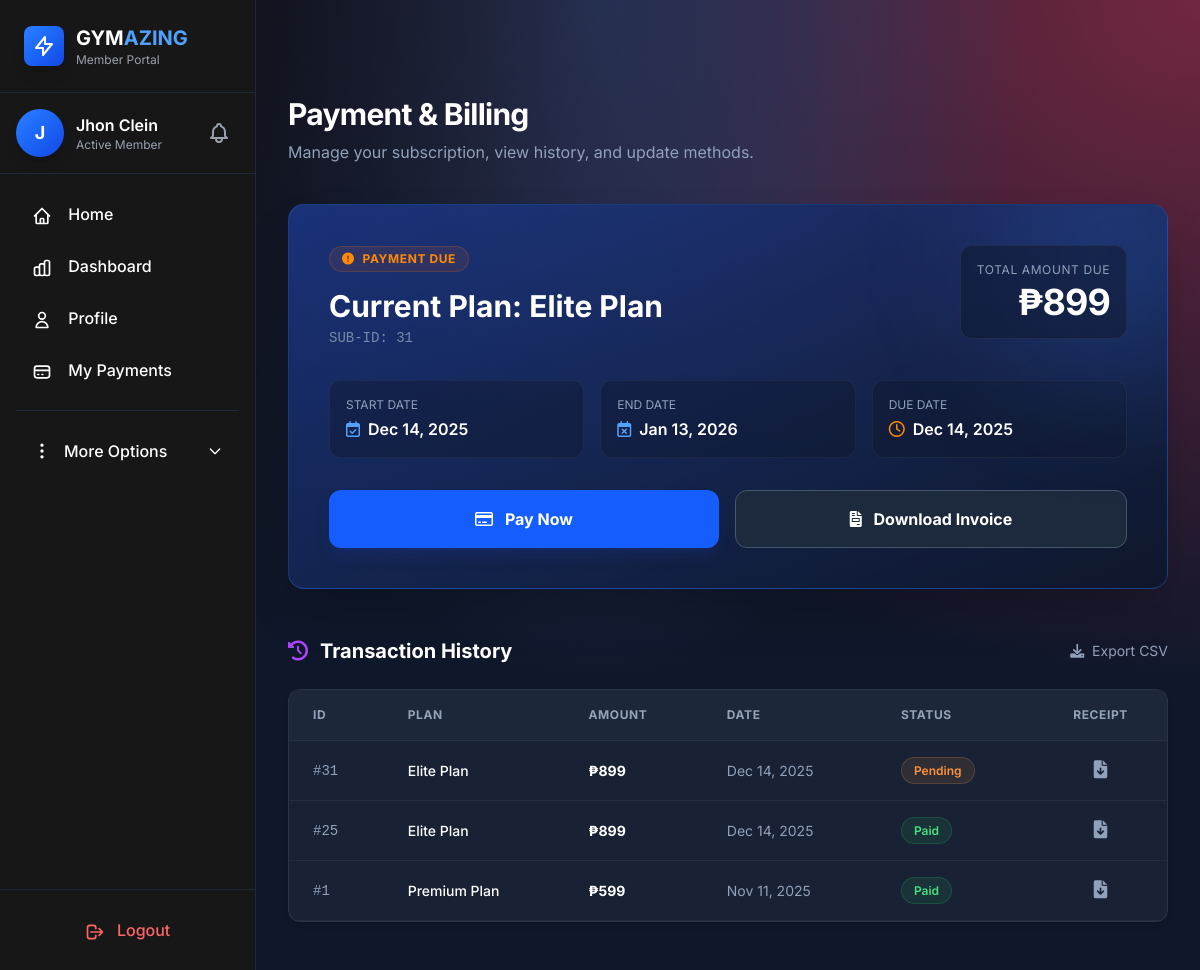
The page /index.php?controller=Payment&action=planPayment (signed in) on the database its author committed.
### tables this page shows
CREATE TABLE `members` (
  `user_id` int(11) NOT NULL,
  `first_name` varchar(50) NOT NULL,
  `last_name` varchar(50) NOT NULL,
  `middle_name` varchar(50) DEFAULT NULL,
  `date_of_birth` date NOT NULL,
  `gender` enum('male','female','Others') NOT NULL,
  `email` varchar(50) NOT NULL,
  `profile_picture` varchar(255) DEFAULT NULL,
  `valid_id_picture` varchar(255) DEFAULT NULL,
  `phone_no` varchar(55) NOT NULL,
  `password` varchar(15) NOT NULL,
  `role` enum('admin','member','trainer') DEFAULT 'member',
  `created_at` date DEFAULT NULL,
  `status` enum('active','inactive','pending_approval','rejected') NOT NULL DEFAULT 'pending_approval'
);

CREATE TABLE `membership_plans` (
  `plan_id` int(11) NOT NULL,
  `plan_name` varchar(50) NOT NULL,
  `description` varchar(255) NOT NULL,
  `duration_months` int(11) NOT NULL,
  `price` decimal(8,2) NOT NULL,
  `status` enum('active','inactive','removed','') NOT NULL
);

CREATE TABLE `subscriptions` (
  `subscription_id` int(11) NOT NULL,
  `user_id` int(11) NOT NULL,
  `plan_id` int(11) NOT NULL,
  `start_date` date NOT NULL,
  `end_date` date NOT NULL,
  `status` enum('active','expired','cancelled') NOT NULL DEFAULT 'active',
  `freeze_start_date` date DEFAULT NULL,
  `freeze_end_date` date DEFAULT NULL,
  `freeze_reason` text DEFAULT NULL,
  `is_frozen` tinyint(1) DEFAULT 0
);

CREATE TABLE `payments` (
  `payment_id` int(11) NOT NULL,
  `subscription_id` int(11) DEFAULT NULL,
  `amount` decimal(8,2) NOT NULL,
  `payment_date` date NOT NULL,
  `status` enum('paid','pending','failed','refunded') NOT NULL DEFAULT 'pending'
);

### views/payments.php (the view, shortened to what the rows shown need)
<!DOCTYPE html>
<html lang="en">
<head>
    <script src="../public/assets/js/tailwindcss/tailwindcss.js"></script>
    <link rel="stylesheet" href="https://cdnjs.cloudflare.com/ajax/libs/font-awesome/6.0.0/css/all.min.css">
</head>
<body class="gradient-bg min-h-screen">
    <?php include_once '../views/layouts/navbar.php'?>
    <main class="main-content min-h-screen pt-24 pb-12 md:ml-64 transition-all duration-300">
        <div class="container mx-auto px-4 sm:px-6 lg:px-8">
            <div class="mb-10 fadeIn">
                <h1 class="text-3xl font-bold text-white mb-2 tracking-tight">Payment & Billing</h1>
                <p class="text-slate-400">Manage your subscription, view history, and update methods.</p>
            </div>
            <section id="current_payment" class="mb-12 fadeIn" style="animation-delay: 0.1s;">
                <?php
                    $currentPlan = array_filter($paymentDetails, function($value) {
                        return $value['status'] == 'pending';
                    });
                    $currentPlan = reset($currentPlan);
                ?>
                <?php if ($currentPlan): ?>
                    <div class="relative overflow-hidden rounded-2xl p-8 lg:p-10 border border-blue-500/30 shadow-2xl bg-gradient-to-br from-blue-900/80 to-slate-900">
                        <div class="relative z-10 flex flex-col lg:flex-row items-start justify-between gap-8 mb-8">
                            <div>
                                <span class="inline-flex items-center px-3 py-1 rounded-full text-xs font-bold uppercase tracking-wider bg-orange-500/10 text-orange-400 border border-orange-500/20 pulse-animation mb-4">
                                    <i class="fa-solid fa-circle-exclamation mr-2"></i> Payment Due
                                </span>
                                <h2 class="text-3xl font-bold text-white mb-1">Current Plan: <?= $currentPlan['plan_name'] ?></h2>
                                <p class="text-slate-400 text-sm font-mono opacity-80">SUB-ID: <?= $currentPlan['subscription_id'] ?></p>
                            </div>
                            <div class="text-left lg:text-right bg-slate-900/50 p-4 rounded-xl border border-slate-700/50">
                                <p class="text-slate-400 text-xs uppercase tracking-wider mb-1">Total Amount Due</p>
                                <p class="text-4xl font-bold text-white tracking-tight">₱<?= number_format($currentPlan['amount']) ?></p>
                            </div>
                        </div>
                        <div class="grid grid-cols-1 md:grid-cols-3 gap-4 mb-8">
                            <div class="bg-slate-900/40 p-4 rounded-xl border border-white/5">
                                <p class="text-slate-400 text-xs uppercase mb-1">Start Date</p>
                                <p class="text-white font-semibold flex items-center"><i class="fa-regular fa-calendar-check mr-2 text-blue-400"></i><?= date('M d, Y', strtotime($currentPlan['start_date'])) ?></p>
                            </div>
                            <div class="bg-slate-900/40 p-4 rounded-xl border border-white/5">
                                <p class="text-slate-400 text-xs uppercase mb-1">End Date</p>
                                <p class="text-white font-semibold flex items-center"><i class="fa-regular fa-calendar-xmark mr-2 text-blue-400"></i><?= date('M d, Y', strtotime($currentPlan['end_date'])) ?></p>
                            </div>
                            <div class="bg-slate-900/40 p-4 rounded-xl border border-white/5">
                                <p class="text-slate-400 text-xs uppercase mb-1">Due Date</p>
                                <p class="text-white font-semibold flex items-center"><i class="fa-regular fa-clock mr-2 text-orange-400"></i><?= date('M d, Y', strtotime($currentPlan['payment_date'])) ?></p>
                            </div>
                        </div>
                        <div class="flex flex-col sm:flex-row gap-4">
                            <button id="btnPayNow" data-subscription-id="<?= $currentPlan['subscription_id'] ?>" data-amount="<?= $currentPlan['amount'] ?>" data-plan="<?= $currentPlan['plan_name'] ?>"
                                    class="flex-1 px-6 py-4 bg-blue-600 hover:bg-blue-500 text-white font-bold rounded-xl shadow-lg shadow-blue-900/30 transition-all transform hover:-translate-y-1">
                                <i class="fa-regular fa-credit-card mr-2"></i> Pay Now
                            </button>
                            <button onclick="window.open('index.php?controller=Invoice&action=downloadInvoice&subscription_id=<?= $currentPlan['subscription_id'] ?>', '_blank')"
                                    class="flex-1 px-6 py-4 bg-slate-800 hover:bg-slate-700 text-white font-bold rounded-xl border border-slate-600 transition-all hover:border-slate-500">
                                <i class="fa-solid fa-file-invoice mr-2"></i> Download Invoice
                            </button>
                        </div>
                    </div>
                <?php endif; ?>
            </section>
            <section id="transaction_history" class="fadeIn" style="animation-delay: 0.3s;">
                <div class="flex items-center justify-between mb-6">
                    <h2 class="text-xl font-bold text-white flex items-center">
                        <i class="fa-solid fa-clock-rotate-left mr-3 text-purple-500"></i> Transaction History
                    </h2>
                    <button class="text-slate-400 hover:text-white text-sm"><i class="fa-solid fa-download mr-1"></i> Export CSV</button>
                </div>
                <div class="glass-panel rounded-xl overflow-hidden">
                    <div class="overflow-x-auto">
                        <table class="w-full glass-table text-left border-collapse">
                            <thead>
                                <tr>
                                    <th class="px-6 py-4">ID</th>
                                    <th class="px-6 py-4">Plan</th>
                                    <th class="px-6 py-4">Amount</th>
                                    <th class="px-6 py-4">Date</th>
                                    <th class="px-6 py-4">Status</th>
                                    <th class="px-6 py-4 text-center">Receipt</th>
                                </tr>
                            </thead>
                            <tbody class="text-sm text-slate-300">
                                <?php foreach ($paymentDetails as $payment) { ?>
                                    <tr class="hover:bg-slate-800/50 transition-colors border-b border-slate-700/50 last:border-0">
                                        <td class="px-6 py-4 font-mono text-slate-400">#<?= $payment['subscription_id'] ?></td>
                                        <td class="px-6 py-4 font-medium text-white"><?= $payment['plan_name'] ?></td>
                                        <td class="px-6 py-4 font-bold text-white">₱<?= number_format($payment['amount']) ?></td>
                                        <td class="px-6 py-4 text-slate-400"><?= date('M d, Y', strtotime($payment['payment_date'])) ?></td>
                                        <td class="px-6 py-4">
                                            <span class="status-badge status-<?= $payment['status'] ?>">
                                                <?= ucfirst($payment['status']) ?>
                                            </span>
                                        </td>
                                        <td class="px-6 py-4 text-center">
                                            <button class="text-slate-400 hover:text-blue-400 transition-colors"
                                                    onclick="window.open('index.php?controller=Invoice&action=downloadReceipt&subscription_id=<?= $payment['subscription_id'] ?>', '_blank')"
                                                    title="Download Receipt">
                                                <i class="fa-solid fa-file-arrow-down text-lg"></i>
                                            </button>
                                        </td>
                                    </tr>
                                <?php } ?>
                            </tbody>
                        </table>
                    </div>
                </div>
            </section>
        </div>
    </main>
</body>
</html>

### views/layouts/navbar.php (shortened to what the rows shown need)
<?php
include_once "./../App/models/User.php";
$userobj = new User();
$me = $userobj->getMember($_SESSION['user_id']);
$user_name = $me['first_name'];
$user_initial = substr($user_name, 0, 1);
?>
<!DOCTYPE html>
<html lang="en">
<head>
    <script src="../../public/assets/js/tailwindcss/tailwindcss.js"></script>
</head>
<body>
    <div class="sidebar fixed inset-y-0 left-0 w-64 bg-neutral-900 border-r border-gray-800 flex flex-col z-40">
        <div class="p-6 border-b border-gray-800">
            <div class="flex items-center justify-between">
                <div class="flex items-center space-x-3">
                    <div class="w-10 h-10 bg-gradient-to-br from-blue-500 to-blue-700 rounded-lg flex items-center justify-center shadow-lg">
                        <svg class="w-6 h-6 text-white" fill="none" stroke="currentColor" viewBox="0 0 24 24">
                            <path stroke-linecap="round" stroke-linejoin="round" stroke-width="2" d="M13 10V3L4 14h7v7l9-11h-7z"/>
                        </svg>
                    </div>
                    <div>
                        <h1 class="text-xl font-bold text-white">GYM<span class="text-blue-400">AZING</span></h1>
                        <p class="text-xs text-gray-400">Member Portal</p>
                    </div>
                </div>
            </div>
        </div>
        <div class="p-4 border-b border-gray-800 flex items-center justify-between">
            <div class="flex items-center space-x-3">
                <div class="w-12 h-12 bg-gradient-to-br from-blue-500 to-blue-700 rounded-full flex items-center justify-center text-white font-bold shadow-lg text-lg">
                    <?= $user_initial ?>
                </div>
                <div class="flex-1">
                    <p class="text-white font-semibold"><?= $user_name ?></p>
                    <p class="text-xs text-gray-400">Active Member</p>
                </div>
            </div>
            <div class="relative">
                <button onclick="toggleNotifications(event)" class="relative p-2 text-gray-400 hover:text-white hover:bg-gray-800 rounded-full transition focus:outline-none">
                </button>
            </div>
        </div>
        <nav class="flex-1 p-4 space-y-1 overflow-y-auto">
            <a href="index.php?controller=Home&action=index" class="nav-link block px-4 py-3 rounded-lg text-white font-medium hover:bg-gray-800 hover:text-blue-400 transition">
                <svg class="w-5 h-5 inline-block mr-3" fill="none" stroke="currentColor" viewBox="0 0 24 24">
                    <path stroke-linecap="round" stroke-linejoin="round" stroke-width="2" d="M3 12l2-2m0 0l7-7 7 7M5 10v10a1 1 0 001 1h3m10-11l2 2m-2-2v10a1 1 0 01-1 1h-3m-6 0a1 1 0 001-1v-4a1 1 0 011-1h2a1 1 0 011 1v4a1 1 0 001 1m-6 0h6"/>
                </svg>
                Home
            </a>
            <a href="index.php?controller=Dashboard&action=member" class="nav-link block px-4 py-3 rounded-lg text-white font-medium hover:bg-gray-800 hover:text-blue-400 transition">
                Dashboard
            </a>
            <a href="index.php?controller=user&action=profile" class="nav-link block px-4 py-3 rounded-lg text-white font-medium hover:bg-gray-800 hover:text-blue-400 transition">
                <svg class="w-5 h-5 inline-block mr-3" fill="none" stroke="currentColor" viewBox="0 0 24 24">
                    <path stroke-linecap="round" stroke-linejoin="round" stroke-width="2" d="M16 7a4 4 0 11-8 0 4 4 0 018 0zM12 14a7 7 0 00-7 7h14a7 7 0 00-7-7z"/>
                </svg>
                Profile
            </a>
            <a href="index.php?controller=Payment&action=planPayment" class="nav-link block px-4 py-3 rounded-lg text-white font-medium hover:bg-gray-800 hover:text-blue-400 transition">
                <svg class="w-5 h-5 inline-block mr-3" fill="none" stroke="currentColor" viewBox="0 0 24 24">
                    <path stroke-linecap="round" stroke-linejoin="round" stroke-width="2" d="M3 10h18M7 15h1m4 0h1m-7 4h12a3 3 0 003-3V8a3 3 0 00-3-3H6a3 3 0 00-3 3v8a3 3 0 003 3z"/>
                </svg>
                My Payments
            </a>
            <div class="pt-4 border-t border-gray-800 mt-4">
                <button id="moreOptionsBtn" class="w-full flex items-center justify-between px-4 py-3 rounded-lg text-white font-medium hover:bg-gray-800 hover:text-blue-400 transition">
                    <span class="flex items-center">
                        <svg class="w-5 h-5 inline-block mr-3" fill="none" stroke="currentColor" viewBox="0 0 24 24">
                            <path stroke-linecap="round" stroke-linejoin="round" stroke-width="2" d="M12 5v.01M12 12v.01M12 19v.01M12 6a1 1 0 110-2 1 1 0 010 2zm0 7a1 1 0 110-2 1 1 0 010 2zm0 7a1 1 0 110-2 1 1 0 010 2z"/>
                        </svg>
                        More Options
                    </span>
                    <svg class="w-4 h-4 dropdown-toggle" id="moreOptionsToggle" fill="none" stroke="currentColor" viewBox="0 0 24 24">
                        <path stroke-linecap="round" stroke-linejoin="round" stroke-width="2" d="M19 9l-7 7-7-7"/>
                    </svg>
                </button>
            </div>
        </nav>
        <div class="p-4 border-t border-gray-800">
            <a href="../views/auth/logout.php" class="block px-4 py-3 rounded-lg text-red-400 font-medium hover:bg-gray-800 transition text-center">
                <svg class="w-5 h-5 inline-block mr-2" fill="none" stroke="currentColor" viewBox="0 0 24 24">
                    <path stroke-linecap="round" stroke-linejoin="round" stroke-width="2" d="M17 16l4-4m0 0l-4-4m4 4H7m6 4v1a3 3 0 01-3 3H6a3 3 0 01-3-3V7a3 3 0 013-3h4a3 3 0 013 3v1"/>
                </svg>
                Logout
            </a>
        </div>
    </div>
</body>
</html>

### rows shown on the page
members: first_name "J", first_name "Jhon Clein"
membership_plans: plan_name "Elite Plan"
subscriptions: subscription_id "31", start_date "Dec 14, 2025", end_date "Jan 13, 2026", plan.plan_name "Elite Plan", payments.amount "899", payments.payment_date "Dec 14, 2025", payments.status "Pending"
payments: amount "899", payment_date "Dec 14, 2025"
subscriptions: subscription_id "25", plan.plan_name "Elite Plan", payments.amount "899", payments.payment_date "Dec 14, 2025", payments.status "Paid"
subscriptions: subscription_id "1", plan.plan_name "Premium Plan", payments.amount "599", payments.payment_date "Nov 11, 2025", payments.status "Paid"
